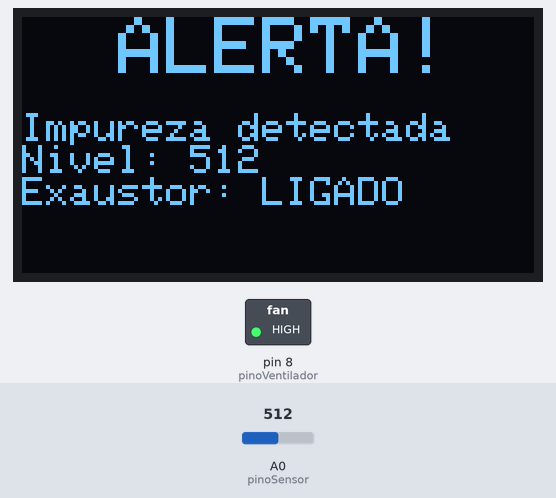
A sketch run on a simulated Arduino Uno, built with avr-gcc and run on an emulated ATmega328P. On the bench: 128×64 one-colour display, switched loads named in the sketch (green lamp = pin HIGH). The test bench sets the inputs (shaded band); at power-on: A0 (pinoSensor) = 512.

Above: at 3.2 s.
3.3 s: A0 (pinoSensor) set to 414
At 4.5 s:
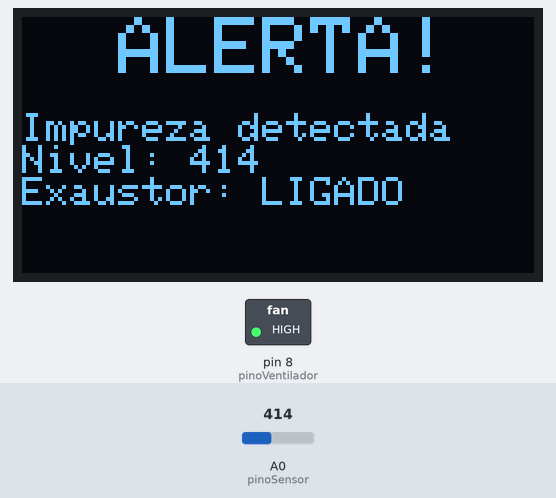
5.1 s: A0 (pinoSensor) set to 390
At 5.6 s:
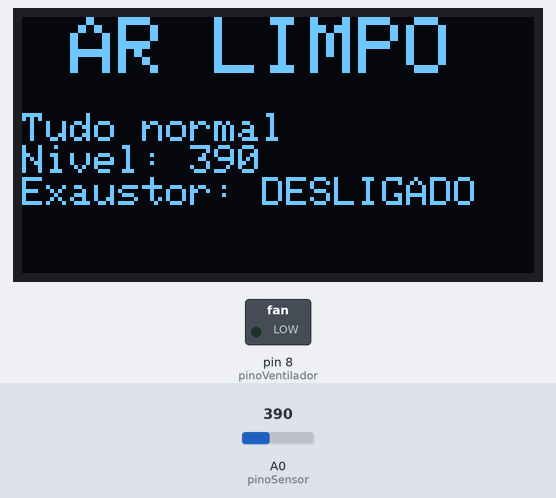
6.7 s: A0 (pinoSensor) set to 410
At 7.9 s:
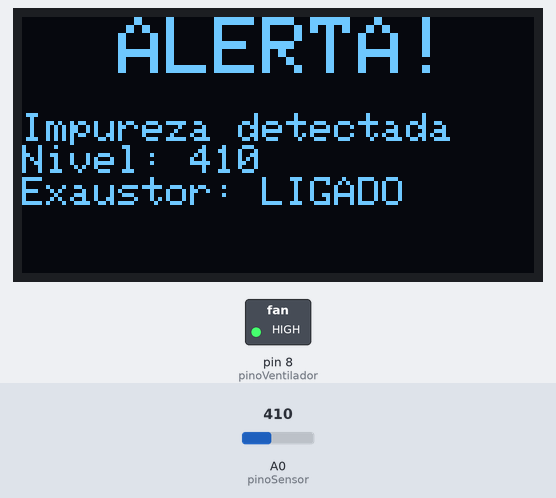
Timing chart, 0 to 9.7 s (numbered marks = the images above; inputs shaded):
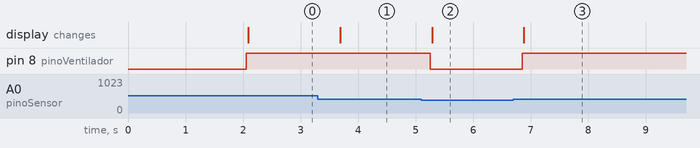

The sketch:

brisa.ino
```cpp
#include <Wire.h>
#include <Adafruit_GFX.h>
#include <Adafruit_SSD1306.h>

// Configurações da tela OLED
#define LARGURA_TELA 128 // Largura do display em pixels
#define ALTURA_TELA 64   // Altura do display em pixels
#define PINO_RESET -1    // Pino de reset (-1 se compartilhar o reset do Arduino)
Adafruit_SSD1306 display(LARGURA_TELA, ALTURA_TELA, &Wire, PINO_RESET);

// Definição dos pinos
const int pinoSensor = A0;    // Pino analógico do sensor de ar
const int pinoVentilador = 8; // Pino digital do ventilador

// Limite aceitável de impureza (calibrar depois)
const int limiteImpureza = 400;

void setup() {
  pinMode(pinoSensor, INPUT);
  pinMode(pinoVentilador, OUTPUT);
  Serial.begin(9600);
  digitalWrite(pinoVentilador, LOW);

  // Inicializa o display OLED
  if(!display.begin(SSD1306_SWITCHCAPVCC, 0x3C)) {
    Serial.println(F("Falha ao iniciar o display SSD1306"));
    for(;;); // Trava o código aqui se a tela não iniciar
  }

  // Limpa a tela e configura o texto
  display.clearDisplay();
  display.setTextSize(1);
  display.setTextColor(SSD1306_WHITE);
  display.setCursor(0, 10);
  display.println(F("Sistema Iniciado!"));
  display.display();
  delay(2000); // Mostra a mensagem de início por 2 segundos
}

void loop() {
  int nivelImpureza = analogRead(pinoSensor);

  // Limpa o display para a próxima atualização
  display.clearDisplay();
  display.setCursor(0, 0);

  // Lógica de controle e exibição na tela
  if (nivelImpureza > limiteImpureza) {
    digitalWrite(pinoVentilador, HIGH); // Liga o ventilador

    // Mostra alerta na tela
    display.setTextSize(2);
    display.println(F("  ALERTA!"));
    display.setTextSize(1);
    display.println(F(""));
    display.println(F("Impureza detectada"));
    display.print(F("Nivel: "));
    display.println(nivelImpureza);
    display.println(F("Exaustor: LIGADO"));

  } else {
    digitalWrite(pinoVentilador, LOW);  // Desliga o ventilador

    // Mostra status normal na tela
    display.setTextSize(2);
    display.println(F(" AR LIMPO"));
    display.setTextSize(1);
    display.println(F(""));
    display.println(F("Tudo normal"));
    display.print(F("Nivel: "));
    display.println(nivelImpureza);
    display.println(F("Exaustor: DESLIGADO"));
  }

  // Envia as informações para a tela
  display.display();

  // Pausa antes da próxima leitura
  delay(500);
}
```

Measured:
- the behaviour switches between 401 and 400 on A0 (pinoSensor) (found by bisection; images 1 and 2)
- after the input at 3.3 s, the display: changes after 0.39 s (image 1)
- after the input at 5.1 s, pin 8 (pinoVentilador): HIGH → LOW after 0.15 s; the display: changes after 0.19 s (image 2)
- after the input at 6.7 s, pin 8 (pinoVentilador): LOW → HIGH after 0.15 s; the display: changes after 0.18 s (image 3)
